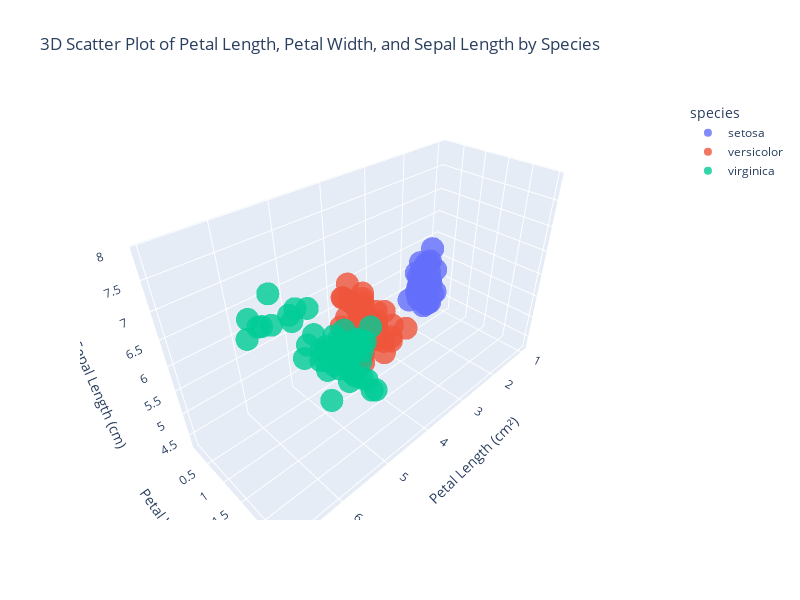

The cell this chart's notebook holds for it:
### Markdown cell above
I will create 3D interactive plots using Plotly.

### Code cell
fig = px.scatter_3d(iris, x='petal_length', y='petal_width', z='sepal_length', color='species', 
                    title='3D Scatter Plot of Petal Length, Petal Width, and Sepal Length by Species',
                    labels={'petal_length': 'Petal Length (cm²)', 'petal_width': 'Petal Width (cm²)', 'sepal_length': 'Sepal Length (cm)'},
                    width=800, height=600)
fig.update_traces(marker=dict(size=8, opacity=0.8))
fig.show()

### Figure 1 — Plotly figure (JSON) as saved in the notebook; plotly's stock layout.template omitted (floating-point values rounded to 4 significant figures)
{"data": [{"hovertemplate": "species=setosa<br>Petal Length (cm²)=%{x}<br>Petal Width (cm²)=%{y}<br>Sepal Length (cm)=%{z}<extra></extra>", "legendgroup": "setosa", "marker": {"color": "#636efa", "opacity": 0.8, "size": 8, "symbol": "circle"}, "mode": "markers", "name": "setosa", "scene": "scene", "showlegend": true, "type": "scatter3d", "x": [1.4, 1.4, 1.3, 1.5, 1.4, 1.7, 1.4, 1.5, 1.4, 1.5, 1.5, 1.6, 1.4, 1.1, 1.2, 1.5, 1.3, 1.4, 1.7, 1.5, 1.7, 1.5, 1.0, 1.7, 1.9, 1.6, 1.6, 1.5, 1.4, 1.6, 1.6, 1.5, 1.5, 1.4, 1.5, 1.2, 1.3, 1.4, 1.3, 1.5, 1.3, 1.3, 1.3, 1.6, 1.9, 1.4, 1.6, 1.4, 1.5, 1.4], "y": [0.2, 0.2, 0.2, 0.2, 0.2, 0.4, 0.3, 0.2, 0.2, 0.1, 0.2, 0.2, 0.1, 0.1, 0.2, 0.4, 0.4, 0.3, 0.3, 0.3, 0.2, 0.4, 0.2, 0.5, 0.2, 0.2, 0.4, 0.2, 0.2, 0.2, 0.2, 0.4, 0.1, 0.2, 0.2, 0.2, 0.2, 0.1, 0.2, 0.2, 0.3, 0.3, 0.2, 0.6, 0.4, 0.3, 0.2, 0.2, 0.2, 0.2], "z": [5.1, 4.9, 4.7, 4.6, 5.0, 5.4, 4.6, 5.0, 4.4, 4.9, 5.4, 4.8, 4.8, 4.3, 5.8, 5.7, 5.4, 5.1, 5.7, 5.1, 5.4, 5.1, 4.6, 5.1, 4.8, 5.0, 5.0, 5.2, 5.2, 4.7, 4.8, 5.4, 5.2, 5.5, 4.9, 5.0, 5.5, 4.9, 4.4, 5.1, 5.0, 4.5, 4.4, 5.0, 5.1, 4.8, 5.1, 4.6, 5.3, 5.0]}, {"hovertemplate": "species=versicolor<br>Petal Length (cm²)=%{x}<br>Petal Width (cm²)=%{y}<br>Sepal Length (cm)=%{z}<extra></extra>", "legendgroup": "versicolor", "marker": {"color": "#EF553B", "opacity": 0.8, "size": 8, "symbol": "circle"}, "mode": "markers", "name": "versicolor", "scene": "scene", "showlegend": true, "type": "scatter3d", "x": [4.7, 4.5, 4.9, 4.0, 4.6, 4.5, 4.7, 3.3, 4.6, 3.9, 3.5, 4.2, 4.0, 4.7, 3.6, 4.4, 4.5, 4.1, 4.5, 3.9, 4.8, 4.0, 4.9, 4.7, 4.3, 4.4, 4.8, 5.0, 4.5, 3.5, 3.8, 3.7, 3.9, 5.1, 4.5, 4.5, 4.7, 4.4, 4.1, 4.0, 4.4, 4.6, 4.0, 3.3, 4.2, 4.2, 4.2, 4.3, 3.0, 4.1], "y": [1.4, 1.5, 1.5, 1.3, 1.5, 1.3, 1.6, 1.0, 1.3, 1.4, 1.0, 1.5, 1.0, 1.4, 1.3, 1.4, 1.5, 1.0, 1.5, 1.1, 1.8, 1.3, 1.5, 1.2, 1.3, 1.4, 1.4, 1.7, 1.5, 1.0, 1.1, 1.0, 1.2, 1.6, 1.5, 1.6, 1.5, 1.3, 1.3, 1.3, 1.2, 1.4, 1.2, 1.0, 1.3, 1.2, 1.3, 1.3, 1.1, 1.3], "z": [7.0, 6.4, 6.9, 5.5, 6.5, 5.7, 6.3, 4.9, 6.6, 5.2, 5.0, 5.9, 6.0, 6.1, 5.6, 6.7, 5.6, 5.8, 6.2, 5.6, 5.9, 6.1, 6.3, 6.1, 6.4, 6.6, 6.8, 6.7, 6.0, 5.7, 5.5, 5.5, 5.8, 6.0, 5.4, 6.0, 6.7, 6.3, 5.6, 5.5, 5.5, 6.1, 5.8, 5.0, 5.6, 5.7, 5.7, 6.2, 5.1, 5.7]}, {"hovertemplate": "species=virginica<br>Petal Length (cm²)=%{x}<br>Petal Width (cm²)=%{y}<br>Sepal Length (cm)=%{z}<extra></extra>", "legendgroup": "virginica", "marker": {"color": "#00cc96", "opacity": 0.8, "size": 8, "symbol": "circle"}, "mode": "markers", "name": "virginica", "scene": "scene", "showlegend": true, "type": "scatter3d", "x": [6.0, 5.1, 5.9, 5.6, 5.8, 6.6, 4.5, 6.3, 5.8, 6.1, 5.1, 5.3, 5.5, 5.0, 5.1, 5.3, 5.5, 6.7, 6.9, 5.0, 5.7, 4.9, 6.7, 4.9, 5.7, 6.0, 4.8, 4.9, 5.6, 5.8, 6.1, 6.4, 5.6, 5.1, 5.6, 6.1, 5.6, 5.5, 4.8, 5.4, 5.6, 5.1, 5.1, 5.9, 5.7, 5.2, 5.0, 5.2, 5.4, 5.1], "y": [2.5, 1.9, 2.1, 1.8, 2.2, 2.1, 1.7, 1.8, 1.8, 2.5, 2.0, 1.9, 2.1, 2.0, 2.4, 2.3, 1.8, 2.2, 2.3, 1.5, 2.3, 2.0, 2.0, 1.8, 2.1, 1.8, 1.8, 1.8, 2.1, 1.6, 1.9, 2.0, 2.2, 1.5, 1.4, 2.3, 2.4, 1.8, 1.8, 2.1, 2.4, 2.3, 1.9, 2.3, 2.5, 2.3, 1.9, 2.0, 2.3, 1.8], "z": [6.3, 5.8, 7.1, 6.3, 6.5, 7.6, 4.9, 7.3, 6.7, 7.2, 6.5, 6.4, 6.8, 5.7, 5.8, 6.4, 6.5, 7.7, 7.7, 6.0, 6.9, 5.6, 7.7, 6.3, 6.7, 7.2, 6.2, 6.1, 6.4, 7.2, 7.4, 7.9, 6.4, 6.3, 6.1, 7.7, 6.3, 6.4, 6.0, 6.9, 6.7, 6.9, 5.8, 6.8, 6.7, 6.7, 6.3, 6.5, 6.2, 5.9]}], "layout": {"height": 600, "legend": {"title": {"text": "species"}, "tracegroupgap": 0}, "scene": {"domain": {"x": [0, 1], "y": [0, 1]}, "xaxis": {"title": {"text": "Petal Length (cm²)"}}, "yaxis": {"title": {"text": "Petal Width (cm²)"}}, "zaxis": {"title": {"text": "Sepal Length (cm)"}}}, "title": {"text": "3D Scatter Plot of Petal Length, Petal Width, and Sepal Length by Species"}, "width": 800}}
